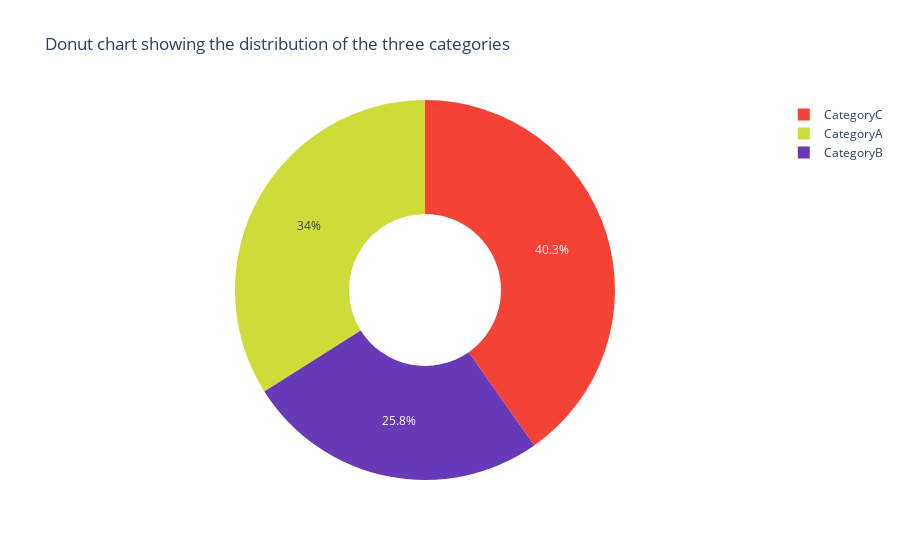

Notebook cell for this chart:
### Markdown cell above
### 1.2 Donut chart

### Code cell
plot_donut = df.groupby('category').count().reset_index().rename(columns={'date': 'category_count'})

trace = go.Pie(labels=plot_donut['category'], values=plot_donut['category_count'], hole=.4, marker={'colors': ['#CDDC39', '#673AB7', '#F44336']})
fig = go.Figure(data = [trace])
fig.update_layout(title_text='Donut chart showing the distribution of the three categories')
iplot(fig)

### Figure 1 — Plotly figure (JSON) as saved in the notebook; plotly's stock layout.template omitted (floating-point values rounded to 4 significant figures)
{"data": [{"hole": 0.4, "labels": ["CategoryA", "CategoryB", "CategoryC"], "marker": {"colors": ["#CDDC39", "#673AB7", "#F44336"]}, "type": "pie", "values": [54, 41, 64]}], "layout": {"title": {"text": "Donut chart showing the distribution of the three categories"}}}
